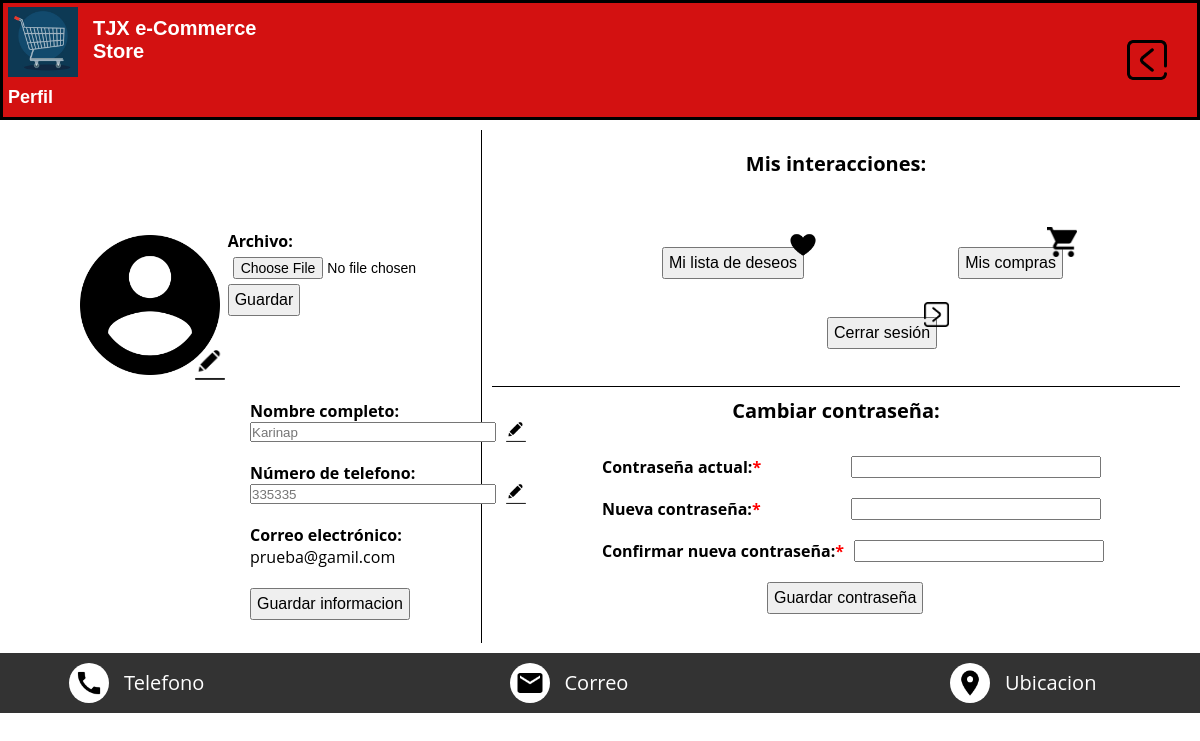
/perfil (signed in), run on the app's committed database.
### tables this page shows
CREATE TABLE Usuarios (Correo TEXT PRIMARY KEY NOT NULL, Nombre TEXT NOT NULL, Rol TEXT NOT NULL, Telefono TEXT NOT NULL, Contraseña TEXT NOT NULL, URL_img TEXT DEFAULT NULL);

### main.py (the view, shortened to what this page needs)
@app.route('/perfil', methods=['GET','POST'])
def perfil():
    if 'user' in session:
        if request.method == 'GET':
                try:
                    with sqlite3.connect("TJX_productos.db") as con:
                        con.row_factory = sqlite3.Row
                        cur = con.cursor()
                        query=cur.execute("SELECT Nombre, Telefono, URL_img FROM Usuarios WHERE Correo=?",[session['user']]).fetchone()
                        if query is None:
                            flash("El usuario no existe")
                            return redirect('/')
                except Error:
                    flash("Algo salió mal "+Error)
                    return redirect('/perfil')
                if query[2]== None:
                    url = "/static/img/user.png"
                else:
                    url= '/static/img/img_users/'+query[2]
                return render_template('my_profile.html',path_img=url,name=query[0],phone=query[1],email=session['user'])
    else:
        flash("Por favor inicie sesión")
        return redirect('/login')

### templates/my_profile.html (shortened to what this page needs)
{% extends "base/base.html" %}
{% block stylesheet %}
<link rel="stylesheet" href="{{url_for('static',filename='css/profile_style.css')}}" />
{% endblock %}
{% block namesheet %}Perfil{% endblock %}
{% block content %}
<main>
    <form action="/perfil" method="POST" class="all_div" id="form_my_profile" enctype="multipart/form-data">
        <div class="cont_1">
            <div class="user_info">
                <div class="imagenes">
                    <div class="iconos">
                        <img src="{{path_img}}" alt="User" class="img_user" />
                        <img src="{{url_for('static',filename='img/editar.png')}}" alt="editar" class="img_edit" />
                    </div>
                    <div class="img_options">
                        <div class="img_info">
                            <p><b>Archivo: </b></p>
                            <div class="btns_img">
                                <input type="file" name="archivo" accept=".png, .jpeg, .jpg">
                                <input type="submit" name="enviar" id="enviar" value="Guardar">
                            </div>
                        </div>
                    </div>
                </div>
                <div class="info">
                    <div class="espacio">
                        <p><b>Nombre completo:</b></p>
                        <div class="datos">
                            <input type="text" class="input_txt" placeholder="{{name}}" id="name" name="name">
                            <img src="{{url_for('static',filename='img/editar.png')}}" alt="editar" class="img_edit2" />
                        </div>
                    </div>
                    <div class="espacio">
                        <p><b>Número de telefono:</b></p>
                        <div class="datos">
                            <input type="text" class="input_txt" placeholder="{{phone}}" id="phone" name="phone">
                            <img src="{{url_for('static',filename='img/editar.png')}}" alt="editar" class="img_edit2" />
                        </div>
                    </div>
                    <div class="espacio">
                        <p><b>Correo electrónico:</b></p>
                        <div class="datos">
                            <p>{{email}}</p>
                        </div>
                    </div>
                    <div class="espacio">
                        <input type="submit" class="Guardar_info" value="Guardar informacion" id="save_info">
                    </div>
                </div>
            </div>
        </div>
        <div class="opciones">
            <div class="interactions">
                <p class="titulo"><b>Mis interacciones:</b></p>
                <div class="cont_2">
                    <a href="/wishlist">
                        <input type="button" class="wishlist" value="Mi lista de deseos" >
                    </a>
                    <a href="/compras">
                        <input type="button" class="compras" value="Mis compras" >
                    </a>
                    <a href="/logout">
                        <input type="button" class="logout" value="Cerrar sesión" id="logout">
                    </a>
                    <img src="{{url_for('static',filename='img/heart.png')}}" alt="heart" class="img_interaction heart_img" />
                    <img src="{{url_for('static',filename='img/cart.png')}}" alt="cart" class="img_interaction cart_img" />
                    <img src="{{url_for('static',filename='img/menu_close.png')}}" alt="logout" class="img_interaction logout_img" />
                </div>
            </div>
            <div class="change_pass">
                <p class="titulo"><b>Cambiar contraseña:</b></p>
                <div class="cont_3">
                    <div class="cambio">
                        <p><b>Contraseña actual:<font color="red">*</font></b></p>
                        <input type="password" class="input_txt p1" id="old_pass" name="old_pass">
                    </div>
                    <div class="cambio">
                        <p><b>Nueva contraseña:<font color="red">*</font></b></p>
                        <input type="password" class="input_txt p1" id="new_pass" name="new_pass">
                    </div>
                    <div class="cambio">
                        <p><b>Confirmar nueva contraseña:<font color="red">*</font></b></p>
                        <input type="password" class="input_txt p2" id="check_pass" name="check_pass">
                    </div>
                    <input type="submit" class="Guardar_pass" value="Guardar contraseña" id="save_pass">
                </div>
            </div>
        </div>
    </form>
</main>
{% endblock %}

### static/css/menu_style.css (style rules this page uses)
* { margin: 0; padding: 0; box-sizing: border-box; }
img { display: block; max-width: 100%; }
a { display: inline-block; text-decoration: none; }
body { font-family: "open sans", sans-serif; margin: 0%; }

### static/css/profile_style.css (style rules this page uses)
.all_div { width: 100%; height: 533px; background: white; color: black; padding: 10px; font-size:16px; display:flex; }
.titulo { font-size:20px; text-align:center; }
input[type=button] { font-size:16px; padding: 5px; }
input[type=submit] { font-size:16px; padding: 5px; }
input[type=file] { font-size:14px; padding: 5px; }
.input_txt { width: 250px; }
.cont_1 { width: 40%; height: 513px; padding: 10px; border-right: 1px solid; }
.user_info { position:relative; top: 90px; left:55px; }
.espacio { padding-top: 20px; margin-left: 175px; }
.imagenes { display:flex; }
.iconos { display: flex; }
.img_info { display: block; padding-bottom: 10%; }
.img_user { width: 150px; height: 150px; padding: 5px; }
.img_edit { width: 30px; height: 30px; position:relative; top: 120px; right: 30px; }
.datos { display:flex; }
.img_edit2 { width: 20px; height: 20px; margin-left:10px; }
.btns_img { display:block; }
.opciones { width:60%; padding: 10px; }
.interactions { height: 50%; padding:10px; border-bottom: 1px solid; }
.cont_2 { position:relative; top: 70px; left:160px; margin-right: 140px; }
.compras { position:relative; left: 150px; }
.logout { position:relative; top: 70px; right: 90px; }
.img_interaction { width: 30px; height: 30px; }
.logout_img { width: 25px; height: 25px; position:relative; left: 262px; bottom: 37px; }
.cart_img { position:relative; left: 385px; bottom: 82px; }
.heart_img { position:relative; left: 126px; bottom: 50px; }
.change_pass { height: 50%; padding:10px; }
.cont_3 { position:relative; top: 32px; left:100px; margin-right: 140px; }
.cambio { display:flex; padding-bottom: 20px; }
.p1 { margin-left: 90px; }
.p2 { margin-left: 10px; }
.Guardar_pass { margin-left: 165px; }

### data on the page
Usuarios: name "Karinap", phone "335335", Correo "prueba@gamil.com"
